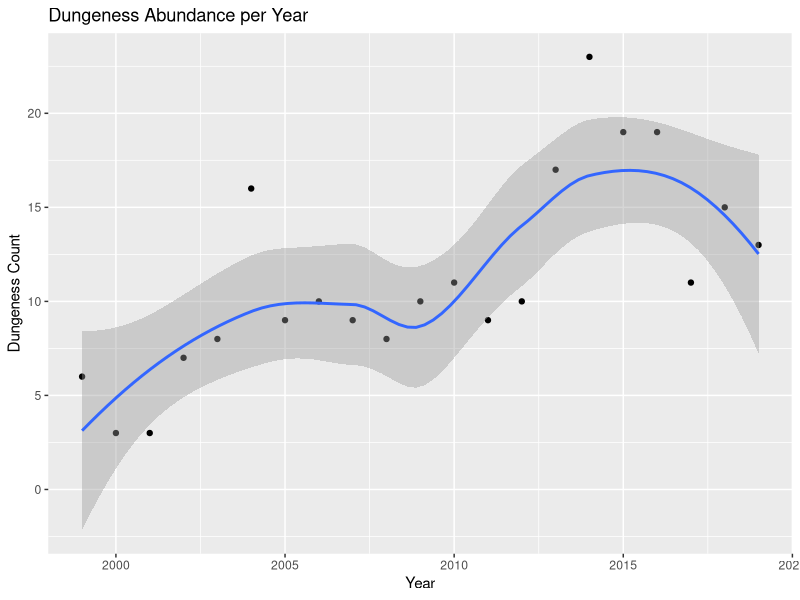
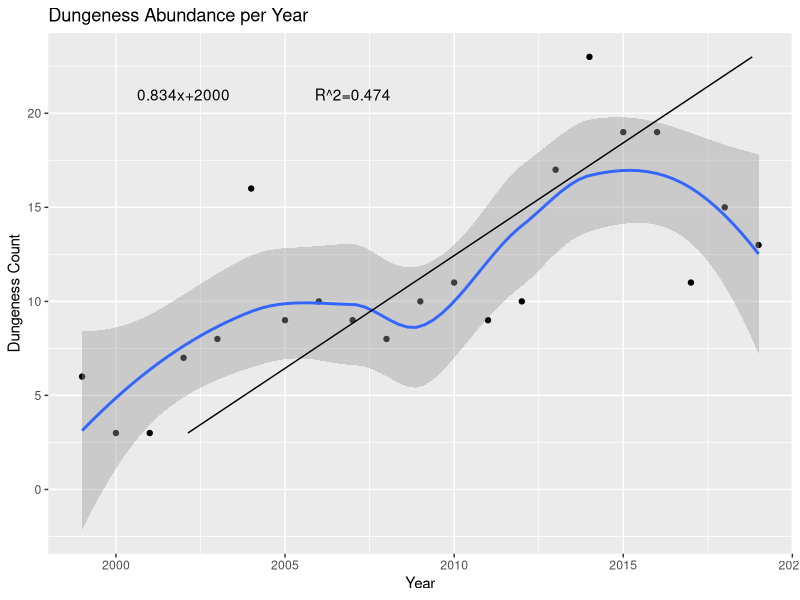
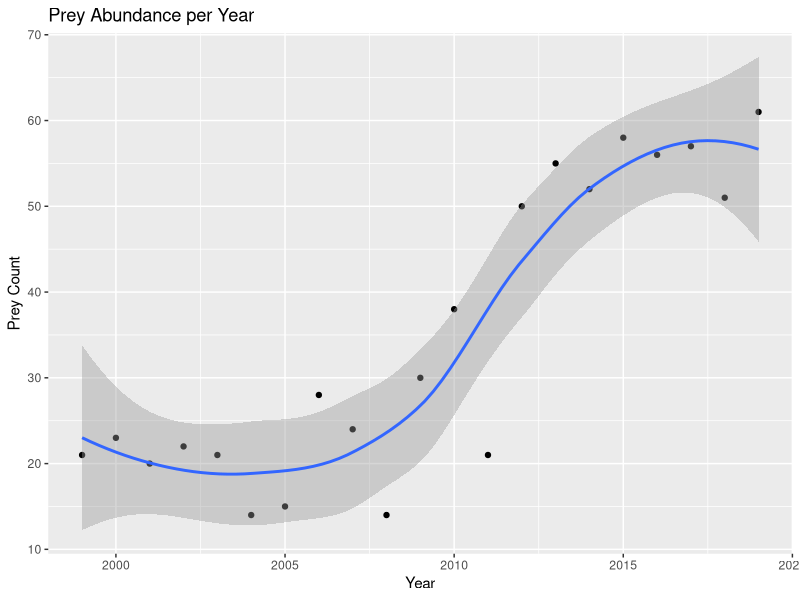
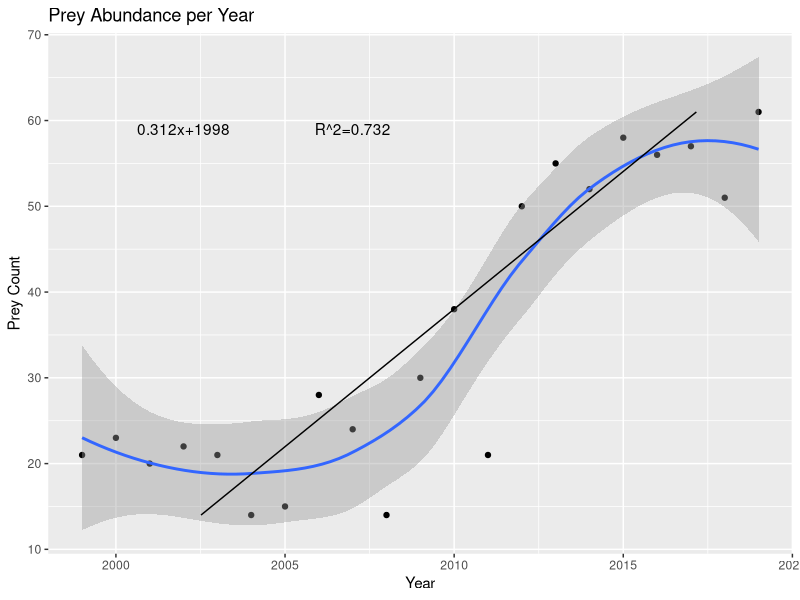

Generate these figures, in order, with R:
#Load packages
library(dplyr)
library(tidyverse)
library(broom)

#Read CM count by year csv
CM_yr_ct <- read.csv("Data/CM_yr_ct.csv")
head(CM_yr_ct)

#Plot CM count by year
CM_yr_ct.pl <- ggplot(CM_yr_ct) +
  geom_point(mapping = aes(x = Year, y = Count)) +
  geom_smooth(mapping = aes(x = Year, y = Count)) +
  labs(title = "Dungeness Abundance per Year", x = "Year", y = "Dungeness Count")
print(CM_yr_ct.pl)

#Linear model for CM count by year
lm_fit.CM_yr <- lm(Year ~ Count, data = CM_yr_ct)
summary(lm_fit.CM_yr)

#Regression line df for CM count by year
predicted.CM_yr <- data.frame(ct_pred = predict(lm_fit.CM_yr, CM_yr_ct), 
                              Count=CM_yr_ct$Count)

#Line of fit dataframe for Cm count by year
fit.CM_yr <- tidy(lm_fit.CM_yr)
fit.CM_yr.R <- glance(lm_fit.CM_yr)

#Plot with regression line for CM count by year
CM_yr_ct.pl.R <- ggplot(CM_yr_ct) +
  geom_point(mapping = aes(x = Year, y = Count)) +
  geom_smooth(mapping = aes(x = Year, y = Count)) +
  geom_line(data = predicted.CM_yr, aes(x=ct_pred, y=Count)) +
  labs(title = "Dungeness Abundance per Year", x = "Year", y = "Dungeness Count") +
  annotate("text", label = paste(paste(round(fit.CM_yr[2,2], digits = 3), "x", 
                                       sep=""), round(fit.CM_yr[1,2]), sep="+"), 
           x = max(CM_yr_ct$Year)-17, 
           y = max(CM_yr_ct$Count)-2) +
  annotate("text", label = paste("R^2", round(fit.CM_yr.R[1,2], digits = 3), sep = "="), 
           x = max(CM_yr_ct$Year)-12, 
           y = max(CM_yr_ct$Count)-2)
print(CM_yr_ct.pl.R)

#Read PY count by year
PY_yr_ct <- read.csv("Data/PY_yr_ct.csv")
head(PY_yr_ct)

#Plot PY count by year
PY_yr_ct.pl <- ggplot(PY_yr_ct) +
  geom_point(mapping = aes(x = Year, y = Count)) +
  geom_smooth(mapping = aes(x = Year, y = Count)) +
  labs(title = "Prey Abundance per Year", x = "Year", y = "Prey Count")
print(PY_yr_ct.pl)

#Linear model for PY count by year
lm_fit.PY_yr <- lm(Year ~ Count, data = PY_yr_ct)
summary(lm_fit.PY_yr)

#Regression line df for PY count by year
predicted.PY_yr <- data.frame(ct_pred = predict(lm_fit.PY_yr, PY_yr_ct), 
                              Count=PY_yr_ct$Count)

#Line of fit dataframe for Cm count by year
fit.PY_yr <- tidy(lm_fit.PY_yr)
fit.PY_yr.R <- glance(lm_fit.PY_yr)

#Plot with regression line for CM count by year
PY_yr_ct.pl.R <- ggplot(PY_yr_ct) +
  geom_point(mapping = aes(x = Year, y = Count)) +
  geom_smooth(mapping = aes(x = Year, y = Count)) +
  geom_line(data = predicted.PY_yr, aes(x=ct_pred, y=Count)) +
  labs(title = "Prey Abundance per Year", x = "Year", y = "Prey Count") +
  annotate("text", label = paste(paste(round(fit.PY_yr[2,2], digits = 3), "x", 
                                       sep=""), round(fit.PY_yr[1,2]), sep="+"), 
           x = max(PY_yr_ct$Year)-17, 
           y = max(PY_yr_ct$Count)-2) +
  annotate("text", label = paste("R^2", round(fit.PY_yr.R[1,2], digits = 3), sep = "="), 
           x = max(PY_yr_ct$Year)-12, 
           y = max(PY_yr_ct$Count)-2)
print(PY_yr_ct.pl.R)